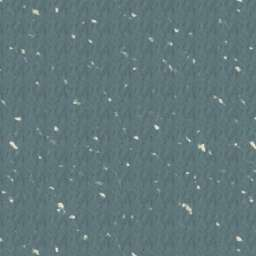
#> input picture nullimage.jpg, 256 x 256 px, found by its file name
$ python CreateZoomLevels.py   (Python 2 division)   (older library calls are emulated)
#> lines starting #> are read from the running program, lines starting #| are printed output that depends on the picture
import os
import sys
# import Image
import PIL
import shutil

from PIL import Image

def makeFilename(outx, outy, zoom):
        return FilePath + 'zoom%(zoom)d\\db-%(outx)d-%(outy)d-%(zoom)d.jpg' % \
                    {'outx': outx, 'outy': outy, 'zoom': zoom }

FilePath = 'd:\\dbmaps\\test\\'
NullFile = 'd:\\dbmaps\\test\\nullimage.jpg'
ImageSize = 256
StartZoom = 17
EndZoom = 8
StartX = 0 * 1
StartY = 0 * 1
NumX = 128 * 2
NumY = 128 * 2
CurrentZoom = StartZoom

for CurrentZoom in range(StartZoom, EndZoom, -1):
    StartY = int(StartY / 2)
    StartX = int(StartX / 2)
    NumX = int(NumX / 2)
    NumY = int(NumY / 2)

    Path = FilePath + "zoom" + str(CurrentZoom - 1)
    if not os.path.exists(Path): os.makedirs(Path)

    for XIndex in range(StartX, StartX+NumX, 2):
        for YIndex in range(StartY, StartY+NumY, 2):
            FileNW = makeFilename(XIndex, YIndex, CurrentZoom)
            FileNE = makeFilename(XIndex+1, YIndex, CurrentZoom)
            FileSW = makeFilename(XIndex, YIndex+1, CurrentZoom)
            FileSE = makeFilename(XIndex+1, YIndex+1, CurrentZoom)

            try:
                ImageNW = Image.open(FileNW)
            except IOError:
                ImageNW = Image.open(NullFile)
#> ImageNW is the input picture: PIL image 256x256 RGB; mean R, G, B 96.5, 119.9, 122.1

            try:
                ImageNE = Image.open(FileNE)
            except IOError:
                ImageNE = Image.open(NullFile)

            try:
                ImageSW = Image.open(FileSW)
            except IOError:
                ImageSW = Image.open(NullFile)

            try:
                ImageSE = Image.open(FileSE)
            except IOError:
                ImageSE = Image.open(NullFile)

            NewImage = Image.new("RGB", (ImageSize, ImageSize) )
#> NewImage: PIL image 256x256 RGB; every value is 0
            NewImage.paste(ImageNW.resize((ImageSize/2,ImageSize/2), Image.ANTIALIAS), (0,0))
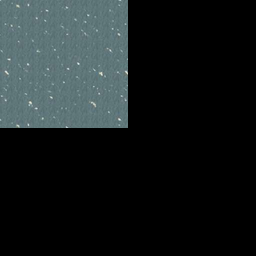
#> NewImage: PIL image 256x256 RGB; mean R, G, B 24.1, 30, 30.5
            NewImage.paste(ImageNE.resize((ImageSize/2,ImageSize/2), Image.ANTIALIAS), (ImageSize/2,0))
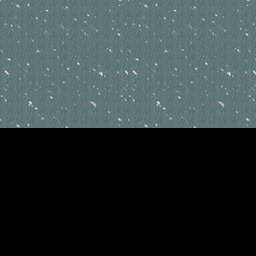
#> NewImage: PIL image 256x256 RGB; mean R, G, B 48.2, 60, 61
            NewImage.paste(ImageSW.resize((ImageSize/2,ImageSize/2), Image.ANTIALIAS), (0,ImageSize/2))
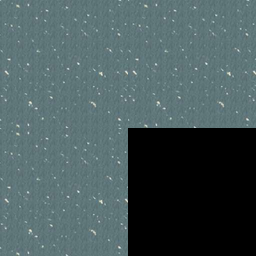
#> NewImage: PIL image 256x256 RGB; mean R, G, B 72.4, 89.9, 91.6
            NewImage.paste(ImageSE.resize((ImageSize/2,ImageSize/2), Image.ANTIALIAS), (ImageSize/2,ImageSize/2))
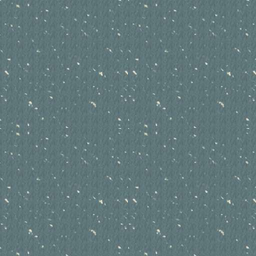
#> NewImage: PIL image 256x256 RGB; mean R, G, B 96.5, 119.9, 122.1
#> (the run stopped early here; a loop or call above may not have finished)
